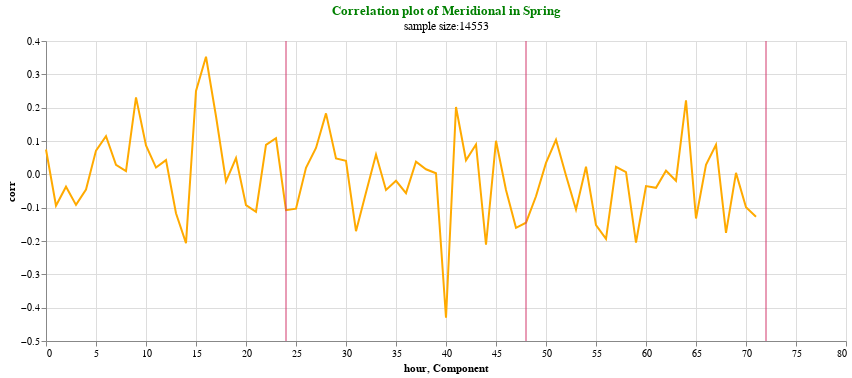

The notebook cell this image was saved under:
### Code cell
plotrmse(corr_meridional,'corr',"Correlation plot of Meridional in Spring","sample size:" + str(size(up_obsmeridional_list)))

### Figure 1 — Vega-Lite specification as saved in the notebook (floating-point values rounded to 4 significant figures)
{"config": {"view": {"continuousWidth": 400, "continuousHeight": 300}}, "layer": [{"data": {"name": "data-a7fa2966a60e7fcba147ff2cab6c807c"}, "mark": "line", "encoding": {"color": {"value": "#FFAA00"}, "x": {"field": "hour", "type": "quantitative"}, "y": {"field": "corr", "type": "quantitative"}}, "height": 300, "title": {"text": ["Correlation plot of Meridional in Spring"], "subtitle": ["sample size:14553"], "color": "green"}, "width": 800}, {"data": {"name": "data-b9dd60dc560f7891b967d8e82c37ad0c"}, "mark": {"type": "rule", "color": "#D2386C"}, "encoding": {"x": {"field": "Component", "type": "quantitative"}}}], "$schema": "https://vega.github.io/schema/vega-lite/v4.17.0.json", "datasets": {"data-a7fa2966a60e7fcba147ff2cab6c807c": [{"corr": 0.07453, "hour": 0}, {"corr": -0.09433, "hour": 1}, {"corr": -0.03718, "hour": 2}, {"corr": -0.09172, "hour": 3}, {"corr": -0.04577, "hour": 4}, {"corr": 0.07121, "hour": 5}, {"corr": 0.1148, "hour": 6}, {"corr": 0.0287, "hour": 7}, {"corr": 0.009536, "hour": 8}, {"corr": 0.2309, "hour": 9}, {"corr": 0.08643, "hour": 10}, {"corr": 0.02029, "hour": 11}, {"corr": 0.04275, "hour": 12}, {"corr": -0.1169, "hour": 13}, {"corr": -0.2063, "hour": 14}, {"corr": 0.2502, "hour": 15}, {"corr": 0.3527, "hour": 16}, {"corr": 0.1744, "hour": 17}, {"corr": -0.02108, "hour": 18}, {"corr": 0.04886, "hour": 19}, {"corr": -0.09237, "hour": 20}, {"corr": -0.1123, "hour": 21}, {"corr": 0.08819, "hour": 22}, {"corr": 0.1082, "hour": 23}, {"corr": -0.1076, "hour": 24}, {"corr": -0.1029, "hour": 25}, {"corr": 0.01962, "hour": 26}, {"corr": 0.07907, "hour": 27}, {"corr": 0.1829, "hour": 28}, {"corr": 0.04744, "hour": 29}, {"corr": 0.04046, "hour": 30}, {"corr": -0.1706, "hour": 31}, {"corr": -0.05431, "hour": 32}, {"corr": 0.05947, "hour": 33}, {"corr": -0.04707, "hour": 34}, {"corr": -0.0193, "hour": 35}, {"corr": -0.05633, "hour": 36}, {"corr": 0.03814, "hour": 37}, {"corr": 0.01525, "hour": 38}, {"corr": 0.003061, "hour": 39}, {"corr": -0.4303, "hour": 40}, {"corr": 0.2019, "hour": 41}, {"corr": 0.04229, "hour": 42}, {"corr": 0.0897, "hour": 43}, {"corr": -0.2113, "hour": 44}, {"corr": 0.1006, "hour": 45}, {"corr": -0.0471, "hour": 46}, {"corr": -0.1604, "hour": 47}, {"corr": -0.145, "hour": 48}, {"corr": -0.06583, "hour": 49}, {"corr": 0.03446, "hour": 50}, {"corr": 0.1034, "hour": 51}, {"corr": -0.003568, "hour": 52}, {"corr": -0.1054, "hour": 53}, {"corr": 0.02265, "hour": 54}, {"corr": -0.1525, "hour": 55}, {"corr": -0.1935, "hour": 56}, {"corr": 0.02276, "hour": 57}, {"corr": 0.006742, "hour": 58}, {"corr": -0.2046, "hour": 59}, {"corr": -0.03525, "hour": 60}, {"corr": -0.04036, "hour": 61}, {"corr": 0.01082, "hour": 62}, {"corr": -0.01923, "hour": 63}, {"corr": 0.2222, "hour": 64}, {"corr": -0.1324, "hour": 65}, {"corr": 0.02841, "hour": 66}, {"corr": 0.08849, "hour": 67}, {"corr": -0.1758, "hour": 68}, {"corr": 0.004459, "hour": 69}, {"corr": -0.09899, "hour": 70}, {"corr": -0.1275, "hour": 71}], "data-b9dd60dc560f7891b967d8e82c37ad0c": [{"Component": 24}, {"Component": 48}, {"Component": 72}]}}
